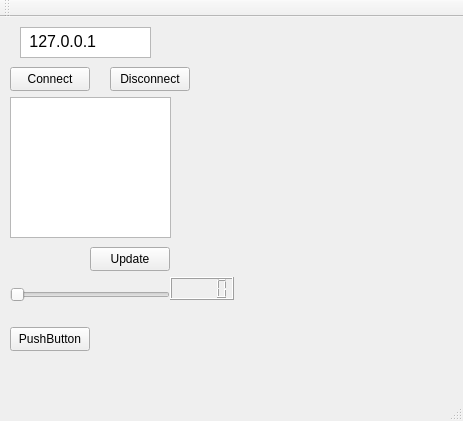
<?xml version="1.0" encoding="UTF-8"?>
<ui version="4.0">
 <class>MainWindow</class>
 <widget class="QMainWindow" name="MainWindow">
  <property name="geometry">
   <rect>
    <x>0</x>
    <y>0</y>
    <width>463</width>
    <height>421</height>
   </rect>
  </property>
  <property name="windowTitle">
   <string>MainWindow</string>
  </property>
  <widget class="QWidget" name="centralWidget">
   <widget class="QListWidget" name="listWidget">
    <property name="geometry">
     <rect>
      <x>10</x>
      <y>80</y>
      <width>161</width>
      <height>141</height>
     </rect>
    </property>
   </widget>
   <widget class="QTextBrowser" name="textBrowser">
    <property name="geometry">
     <rect>
      <x>20</x>
      <y>10</y>
      <width>131</width>
      <height>31</height>
     </rect>
    </property>
    <property name="html">
     <string>&lt;!DOCTYPE HTML PUBLIC &quot;-//W3C//DTD HTML 4.0//EN&quot; &quot;http://www.w3.org/TR/REC-html40/strict.dtd&quot;&gt;
&lt;html&gt;&lt;head&gt;&lt;meta name=&quot;qrichtext&quot; content=&quot;1&quot; /&gt;&lt;meta charset=&quot;utf-8&quot; /&gt;&lt;style type=&quot;text/css&quot;&gt;
p, li { white-space: pre-wrap; }
hr { height: 1px; border-width: 0; }
li.unchecked::marker { content: &quot;\2610&quot;; }
li.checked::marker { content: &quot;\2612&quot;; }
&lt;/style&gt;&lt;/head&gt;&lt;body style=&quot; font-family:'Segoe UI'; font-size:9pt; font-weight:400; font-style:normal;&quot;&gt;
&lt;p style=&quot; margin-top:0px; margin-bottom:0px; margin-left:0px; margin-right:0px; -qt-block-indent:0; text-indent:0px;&quot;&gt;&lt;span style=&quot; font-size:12pt;&quot;&gt; 127.0.0.1&lt;/span&gt;&lt;/p&gt;&lt;/body&gt;&lt;/html&gt;</string>
    </property>
   </widget>
   <widget class="QPushButton" name="pushButtonGet">
    <property name="geometry">
     <rect>
      <x>10</x>
      <y>50</y>
      <width>80</width>
      <height>24</height>
     </rect>
    </property>
    <property name="text">
     <string>Connect</string>
    </property>
   </widget>
   <widget class="QPushButton" name="pushButtonDisconnect">
    <property name="geometry">
     <rect>
      <x>110</x>
      <y>50</y>
      <width>80</width>
      <height>24</height>
     </rect>
    </property>
    <property name="text">
     <string>Disconnect</string>
    </property>
   </widget>
   <widget class="QPushButton" name="pushButtonUpdate">
    <property name="geometry">
     <rect>
      <x>90</x>
      <y>230</y>
      <width>80</width>
      <height>24</height>
     </rect>
    </property>
    <property name="text">
     <string>Update</string>
    </property>
   </widget>
   <widget class="QSlider" name="horizontalSlider">
    <property name="geometry">
     <rect>
      <x>10</x>
      <y>270</y>
      <width>160</width>
      <height>16</height>
     </rect>
    </property>
    <property name="orientation">
     <enum>Qt::Horizontal</enum>
    </property>
   </widget>
   <widget class="QLCDNumber" name="lcdNumber">
    <property name="geometry">
     <rect>
      <x>170</x>
      <y>260</y>
      <width>64</width>
      <height>23</height>
     </rect>
    </property>
   </widget>
   <widget class="Plotter" name="widget" native="true">
    <property name="geometry">
     <rect>
      <x>239</x>
      <y>9</y>
      <width>211</width>
      <height>301</height>
     </rect>
    </property>
   </widget>
   <widget class="QPushButton" name="pushButtonStart">
    <property name="geometry">
     <rect>
      <x>10</x>
      <y>310</y>
      <width>80</width>
      <height>24</height>
     </rect>
    </property>
    <property name="text">
     <string>PushButton</string>
    </property>
   </widget>
  </widget>
  <widget class="QMenuBar" name="menuBar">
   <property name="geometry">
    <rect>
     <x>0</x>
     <y>0</y>
     <width>463</width>
     <height>21</height>
    </rect>
   </property>
  </widget>
  <widget class="QToolBar" name="mainToolBar">
   <attribute name="toolBarArea">
    <enum>TopToolBarArea</enum>
   </attribute>
   <attribute name="toolBarBreak">
    <bool>false</bool>
   </attribute>
  </widget>
  <widget class="QStatusBar" name="statusBar"/>
 </widget>
 <layoutdefault spacing="6" margin="11"/>
 <customwidgets>
  <customwidget>
   <class>Plotter</class>
   <extends>QWidget</extends>
   <header>plotter.h</header>
   <container>1</container>
  </customwidget>
 </customwidgets>
 <resources/>
 <connections>
  <connection>
   <sender>horizontalSlider</sender>
   <signal>valueChanged(int)</signal>
   <receiver>lcdNumber</receiver>
   <slot>display(int)</slot>
   <hints>
    <hint type="sourcelabel">
     <x>134</x>
     <y>312</y>
    </hint>
    <hint type="destinationlabel">
     <x>201</x>
     <y>310</y>
    </hint>
   </hints>
  </connection>
 </connections>
</ui>
